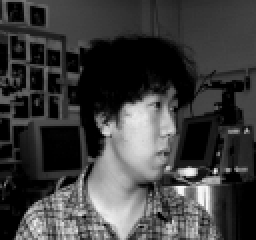
#> input picture RecFac/an2i/an2i_left_neutral_open.png, 128 x 120 px (shown 2 times larger); its folder holds only this picture in this run
$ python extract_data.py
#> lines starting #> are read from the running program, lines starting #| are printed output that depends on the picture; after the words box and inside, x2 and y2 are one past the last pixel; in counts of white or black regions, pixels touching at a corner belong together
### models/ps.py
import numpy as np
from numpy.typing import NDArray
from typing import List, Tuple


class ModelPS:
    def __init__(self, lr: float, max_epoch: int, C: int):
        """
        Inicializa o modelo Perceptron

        Args:
            lr (float): Taxa de aprendizado
            max_epoch (int): Número máximo de épocas de treinamento
            C (int): Número de rótulos/classes
        """
        # Taxa de aprendizado para atualização dos pesos
        self.lr: float = lr

        # Número de classes no problema de classificação
        self.C: int = C

        # Número máximo de iterações de treinamento
        self.max_epoch: int = max_epoch

        # Matriz de confusão para avaliar desempenho do modelo
        self.matriz_conf: NDArray = np.zeros((C, C))

        # Histórico de erros de aprendizado por época
        self.learning_hist: List[NDArray] = []

    @staticmethod
    def _sign(x: float) -> int:
        """
        Função de ativação de sinal (degrau bipolar)

        Args:
            x (float): Valor de entrada

        Returns:
            int: 1 se x >= 0, -1 caso contrário
        """
        return 1 if x >= 0 else -1

    def training(self, X_train: NDArray, Y_train: NDArray) -> NDArray:
        """
        Método de treinamento do Perceptron

        Args:
            X_train (NDArray): Dados de entrada de treinamento
            Y_train (NDArray): Dados de destino de treinamento

        Returns:
            NDArray: Matriz de pesos treinada
        """
        p, N = X_train.shape

        # Adiciona termo de bias
        X_train_with_bias = np.vstack((-np.ones(N), X_train))

        # Inicializa pesos aleatoriamente
        w = np.random.uniform(-0.5, 0.5, (p + 1, self.C))

        # Variáveis de controle de treinamento
        epoch = 0
        erro = True

        # Treinamento iterativo
        while erro and epoch < self.max_epoch:
            erro = False
            epoch_errors = 0.0

            # Itera sobre todas as amostras
            for t in range(N):
                x_t = X_train_with_bias[:, t:t+1]
                u_t = w.T@x_t

                # Aplica função de ativação de sinal
                y_t = np.array(
                    list(map(ModelPS._sign, u_t))
                ).reshape(self.C, 1)

                # Obtém vetor de destino
                d_t = Y_train[:, t:t+1]

                # Calcula erro
                e_t = d_t - y_t

                # Atualiza pesos usando regra de aprendizado do Perceptron
                w = w + self.lr*(x_t@e_t.T) / 2

                # Verifica se houve erro na classificação
                erro = True if np.any(y_t != d_t) else False

                # Acumula erro quadrático
                epoch_errors += e_t**2

            # Incrementa contador de épocas
            epoch += 1

        return w

    def _update_model_precision(self, y_estim: int, d_t: int) -> None:
        """
        Atualiza matriz de confusão

        Args:
            y_estim (int): Classe estimada
            d_t (int): Classe verdadeira
        """
        self.matriz_conf[d_t, y_estim] += 1

    def _show_metrics(self) -> float:
        """
        Calcula métricas de desempenho

        Returns:
            float: Acurácia do modelo
        """
        # Calcula total de amostras
        total = self.matriz_conf.sum()

        # Obtém valores de verdadeiros positivos na diagonal
        vp = np.diag(self.matriz_conf)

        # Calcula acurácia
        accuracy = vp.sum() / total
        return accuracy

    def testing(self, X_test: NDArray, Y_test: NDArray,
                w_estim: NDArray) -> Tuple[NDArray, float, List[NDArray]]:
        """
        Método de teste do modelo Perceptron

        Args:
            X_test (NDArray): Dados de entrada de teste
            Y_test (NDArray): Dados de destino de teste
            w_estim (NDArray): Pesos estimados no treinamento

        Returns:
            Tuple contendo:
            - Matriz de confusão
            - Acurácia do modelo
            - Histórico de erros de aprendizado
        """
        # Obtém número de amostras de teste
        _, N = X_test.shape

        # Adiciona termo de bias
        X_test_with_bias = np.vstack((-np.ones(N), X_test))

        # Reinicia matriz de confusão
        self.matriz_conf = np.zeros((self.C, self.C))

        # Realiza predições para cada amostra
        for t in range(N):
            x_t = X_test_with_bias[:, t:t+1]
            u_t = w_estim.T@x_t

            # Obtém classe predita usando argmax após aplicar função de sinal
            y_t = np.argmax(np.array(
                list(map(ModelPS._sign, u_t))
            ).reshape(self.C, 1))

            # Obtém classe verdadeira
            d_t = np.argmax(Y_test[:, t:t+1])

            # Atualiza matriz de confusão
            self._update_model_precision(int(y_t), int(d_t))

        return self.matriz_conf, self._show_metrics(), self.learning_hist

### extract_data.py
# Optimized extract_data.py
import os
from typing import Any
import cv2
import numpy as np
from concurrent.futures import ThreadPoolExecutor, as_completed
from numpy.typing import NDArray
import pandas as pd
from models.ada import ModelADALINE
from models.mlp import ModelMLP
from models.ps import ModelPS
import matplotlib.pyplot as plt
import seaborn as sns


class FileExplorer:
    def __init__(self, dir_name: str):
        self.path = os.path.abspath(dir_name)
        self.img_dirs = self.get_image_paths()

    def get_image_paths(self):
        # Use listdir comprehension and faster file checking
        return {
            d: [
                os.path.join(self.path, d, f)
                for f in os.listdir(os.path.join(self.path, d))
                if os.path.isfile(os.path.join(self.path, d, f))
            ]
            for d in os.listdir(self.path)
        }


class MatrixData:
    def __init__(self, file_name: str, C: int, dimension: int):
        self.data = FileExplorer(file_name)
        self.dimension = dimension
        self.C = C
        self.X: NDArray | None = None
        self.Y: NDArray | None = None
        self.read_and_resize_img()

    def process_image(self, img, category_index):
        # Process single image
        img_matrix = cv2.imread(img, cv2.IMREAD_GRAYSCALE)
        redim_img = cv2.resize(img_matrix, (self.dimension, self.dimension))
        x = redim_img.flatten()

        y = -np.ones((self.C, 1))
        y[category_index, 0] = 1

        return x.reshape(self.dimension**2, 1), y

    def read_and_resize_img(self):
        # Use ThreadPoolExecutor for parallel image processing
        with ThreadPoolExecutor() as executor:
            futures = []
            for i, imgs in enumerate(self.data.img_dirs.values()):
                for img in imgs:
                    futures.append(executor.submit(self.process_image, img, i))
#> this loop made 2 passes
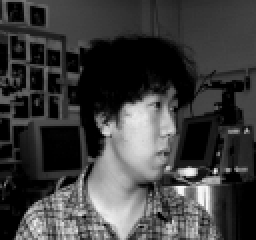
#> input picture RecFac/an2i/an2i_left_neutral_open.png, 128 x 120 px (shown 2 times larger)
#> pass 1, in process_image, `redim_img = cv2.resize(img_matrix, (self.dimension, self.dimension))`:
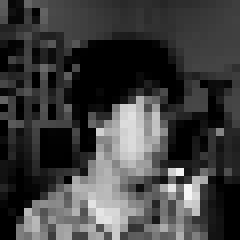
#> redim_img: shape (30, 30) (shown 8 times larger); min 0, max 245, mean 63.6
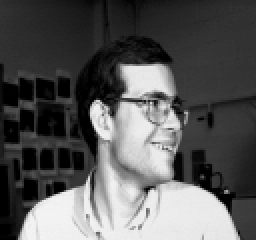
#> input picture RecFac/at33/at33_left_happy_open.png, 128 x 120 px (shown 2 times larger)
#> pass 2, in process_image (call 2), `redim_img = cv2.resize(img_matrix, (self.dimension, self.dimension))`:
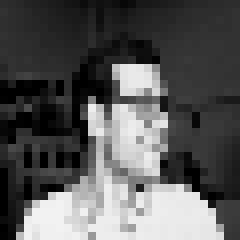
#> redim_img: shape (30, 30) (shown 8 times larger); min 0, max 242, mean 88.2

            results_x, results_y = zip(
                *[future.result() for future in as_completed(futures)])

        self.X = np.concatenate(results_x, axis=1)
#> self.X = 900 pairs, first value 0 to 242, second value 0 to 245
        self.Y = np.concatenate(results_y, axis=1)
#> self.Y = 20 rows, first 8: [-1, 1], [1, -1], [-1, -1], [-1, -1], [-1, -1], [-1, -1], [-1, -1], [-1, -1]


class Montecarlo:
    def __init__(self, matrix_data: MatrixData, percent_train: float):
        self.matrix_data = matrix_data
        self.percent_train = percent_train

    @staticmethod
    def normalize_data(X: NDArray) -> NDArray:
        # More efficient normalization
        return 2 * (X - X.min()) / (X.max() - X.min()) - 1

    # [61 lines left out: function execute, not called in this run]


class Graph:
    # [17 lines left out: function show_heatmap, not called in this run]


if __name__ == '__main__':
    print("Extraindo Informações")
    data = MatrixData('RecFac', 20, 30)
    model_1 = ModelPS(10**-1, 10**4, data.C)
    # model_1 = ModelADALINE(.001, 10**5, .0001, data.C)
    # model_1 = ModelMLP(10**-3, 10**3, .001, 20, 20, [], data.C)

    p, N = data.X.shape
#> p = 900; N = 2
    random_index = np.random.permutation(N)
#> random_index = [1, 0]
    data.X = Montecarlo.normalize_data(data.X)
#> data.X = 900 pairs, first value -1 to 0.0122, second value -1 to 0.0367
    X = data.X[:, random_index]
#> X = 900 pairs, first value -1 to 0.0367, second value -1 to 0.0122
    Y = data.Y[:, random_index]
#> Y = 20 rows, first 8: [1, -1], [-1, 1], [-1, -1], [-1, -1], [-1, -1], [-1, -1], [-1, -1], [-1, -1]

    X = Montecarlo.normalize_data(X)
#> X = 900 pairs, first value -1 to 1, second value -1 to 0.953
    X_train = X[:, :int(N*.8)]
#> X_train = 900 values, max 1 at index 784, min -1 at index 163, mean -0.346
    Y_train = Y[:, :int(N*.8)]
#> Y_train = 20 values, max 1 at index 0, min -1 at index 1, mean -0.9

    X_test = X[:, int(N*.8):]
#> X_test = 900 values, max 0.953 at index 350, min -1 at index 302, mean -0.189
    Y_test = Y[:, int(N*.8):]
#> Y_test = 20 values, max 1 at index 1, min -1 at index 0, mean -0.9
    w_estim = model_1.training(X_train, Y_train)
#> in training, `X_train_with_bias = np.vstack((-np.ones(N), X_train))`: X_train_with_bias = 901 values, max 1 at index 785, min -1 at index 0, mean -0.347
#> after the loop in training, `while erro and epoch < self.max_epoch:`: epoch = 2
    model_1.testing(X_test, Y_test, w_estim)
#> in testing, `X_test_with_bias = np.vstack((-np.ones(N), X_test))`: X_test_with_bias = 901 values, max 0.953 at index 351, min -1 at index 0, mean -0.189
#> the loop in testing, `for t in range(N):` made 1 pass
#> (y_t, d_t) on pass 1: (0, 1)
#> in _show_metrics, `vp = np.diag(self.matriz_conf)`:
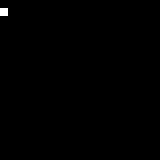
#> self.matriz_conf: shape (20, 20) float64 (shown 8 times larger); values 0 (black) and 1 (white), 0.25% white in thin lines or dots, all inside (x1, y1, x2, y2) = (0, 1, 1, 2)

    # Graph.show_heatmap(model_1.matriz_conf, data.data.img_dirs.keys())
    plt.plot(model_1.learning_hist)
    acur = model_1._show_metrics()
#> acur = 0
    print(acur)
#| 0.0
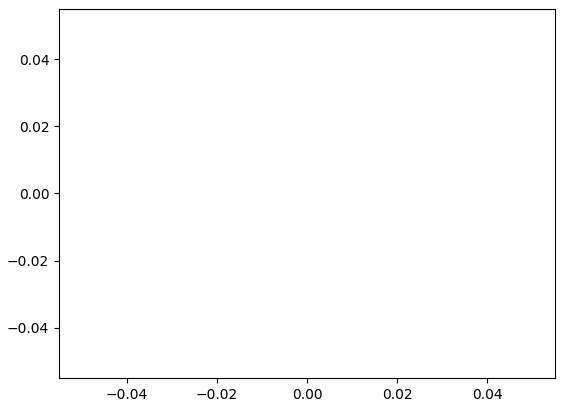
#> figure drawn by matplotlib, 1 panel
